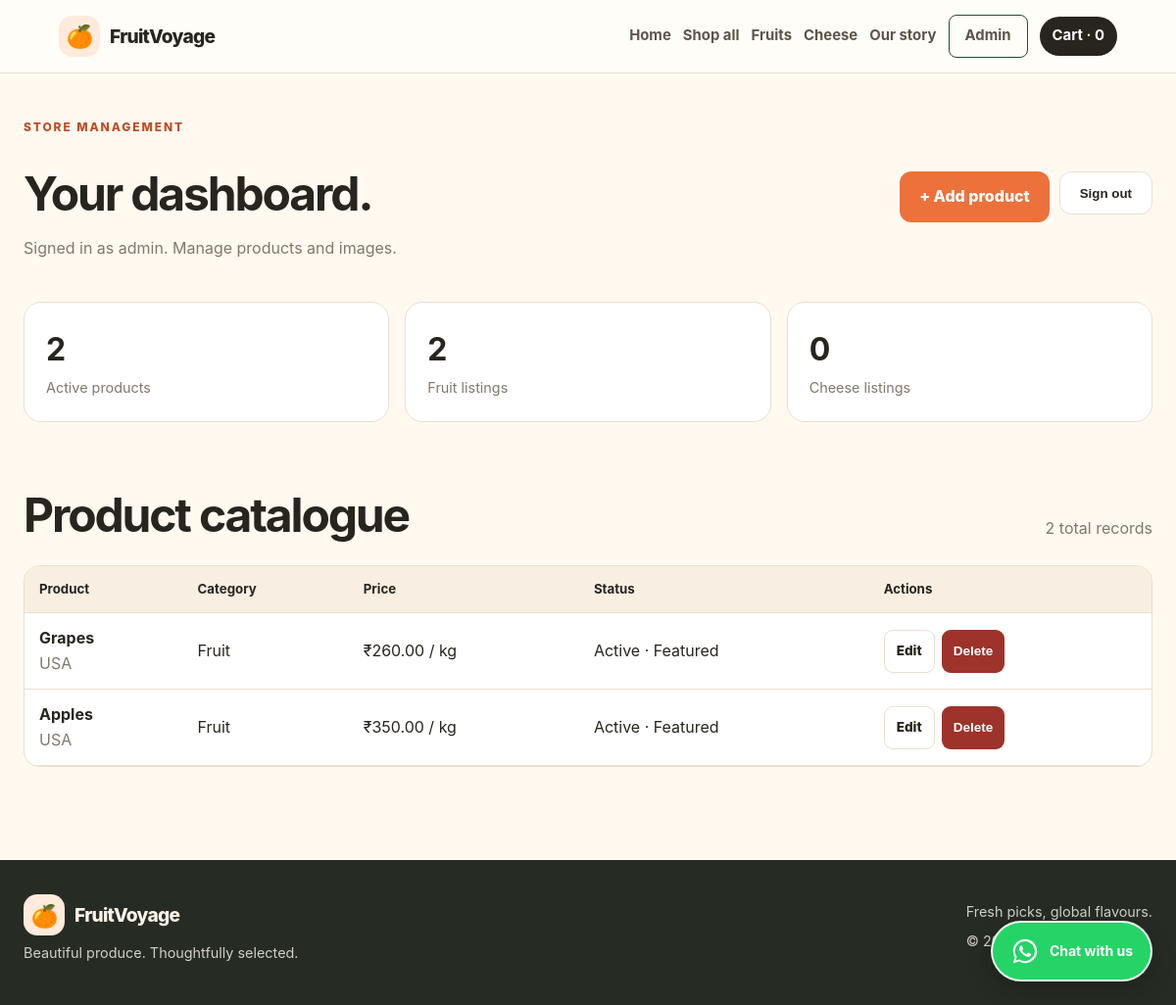
Before: /admin (signed in) with the older database file.
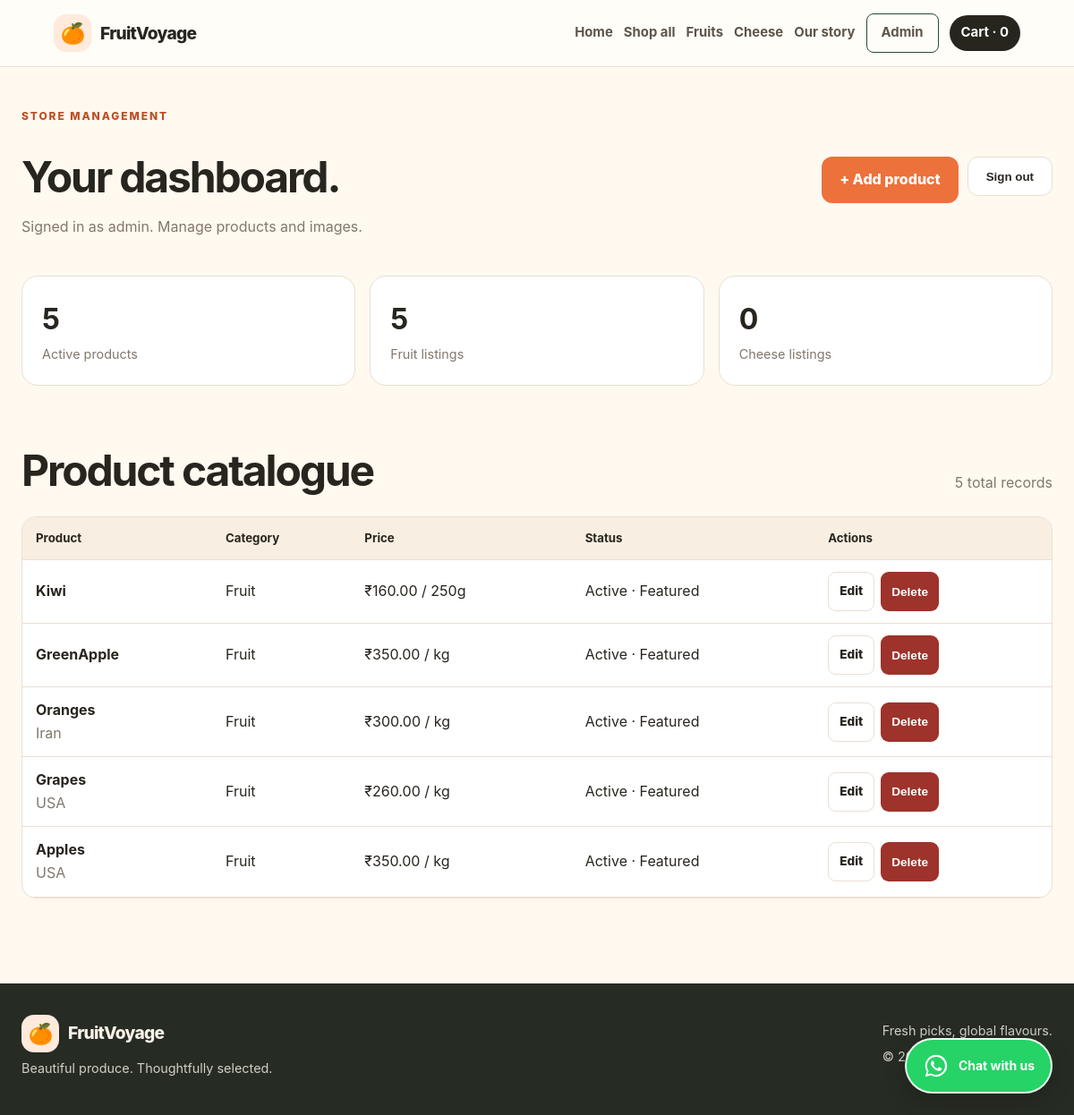
After: the same page with the newer database file.
### tables this page shows
CREATE TABLE products (
                id INTEGER PRIMARY KEY AUTOINCREMENT,
                name TEXT NOT NULL,
                category TEXT NOT NULL DEFAULT 'fruit',
                origin TEXT DEFAULT '',
                price REAL NOT NULL DEFAULT 0,
                unit TEXT NOT NULL DEFAULT 'kg',
                description TEXT DEFAULT '',
                image TEXT DEFAULT '',
                featured INTEGER NOT NULL DEFAULT 0,
                active INTEGER NOT NULL DEFAULT 1
            );

### app.py (the view)
@app.route("/admin")
@admin_required
def admin_dashboard():
    with connect_db() as con:
        products = con.execute("""
            SELECT *
            FROM products
            ORDER BY id DESC
        """).fetchall()
        active_count = con.execute("""
            SELECT COUNT(*)
            FROM products
            WHERE active = 1
        """).fetchone()[0]
        fruit_count = con.execute("""
            SELECT COUNT(*)
            FROM products
            WHERE active = 1 AND category = 'fruit'
        """).fetchone()[0]
        cheese_count = con.execute("""
            SELECT COUNT(*)
            FROM products
            WHERE active = 1 AND category = 'cheese'
        """).fetchone()[0]
    return render_template(
        "admin_dashboard.html",
        products=products,
        active_count=active_count,
        fruit_count=fruit_count,
        cheese_count=cheese_count
    )

### app.py (called while the page is built)
def connect_db():
    con = sqlite3.connect(DB_PATH)
    con.row_factory = sqlite3.Row
    return con

def admin_required(fn):
    @wraps(fn)
    def wrapper(*args, **kwargs):
        if not session.get("admin_id"):
            return redirect(
                url_for("admin_login", next=request.path)
            )
        return fn(*args, **kwargs)
    return wrapper

@app.context_processor
def inject_cart_count():
    cart = session.get("cart", {})
    return {
        "cart_count": sum(cart.values())
    }

### templates/admin_dashboard.html (shortened to what this page needs)
{% extends "base.html" %}
{% block body %}
<main class="container admin-shell">
    <div class="admin-top">
        <div>
            <div class="eyebrow">Store management</div>
            <h1 style="font-size: clamp(2.2rem, 4vw, 3.5rem);
                       margin-bottom: 5px">
                Your dashboard.
            </h1>
            <p class="muted">
                Signed in as {{ session.get('admin_username') }}.
                Manage products and images.
            </p>
        </div>
        <div style="display: flex; gap: 10px; flex-wrap: wrap">
            <a class="btn"
               href="{{ url_for('admin_product_form') }}">
                + Add product
            </a>
            <form method="post"
                  action="{{ url_for('admin_logout') }}">
                <button class="btn secondary" type="submit">
                    Sign out
                </button>
            </form>
        </div>
    </div>
    <div class="admin-stats">
        <div class="stat">
            <strong>{{ active_count }}</strong>
            <span>Active products</span>
        </div>
        <div class="stat">
            <strong>{{ fruit_count }}</strong>
            <span>Fruit listings</span>
        </div>
        <div class="stat">
            <strong>{{ cheese_count }}</strong>
            <span>Cheese listings</span>
        </div>
    </div>
    <div class="section-head">
        <h2>Product catalogue</h2>
        <span class="muted">
            {{ products|length }} total records
        </span>
    </div>
    <div class="admin-table-wrap">
        <table class="admin-table">
            <thead>
                <tr>
                    <th>Product</th>
                    <th>Category</th>
                    <th>Price</th>
                    <th>Status</th>
                    <th>Actions</th>
                </tr>
            </thead>
            <tbody>
                {% for p in products %}
                <tr>
                    <td>
                        <strong>{{ p['name'] }}</strong>
                        <div class="muted">{{ p['origin'] }}</div>
                    </td>
                    <td>{{ p['category']|capitalize }}</td>
                    <td>
                        ₹{{ '%.2f'|format(p['price']) }}
                        / {{ p['unit'] }}
                    </td>
                    <td>
                        {{ 'Active' if p['active'] else 'Hidden' }}
                        {% if p['featured'] %}
                            · Featured
                        {% endif %}
                    </td>
                    <td>
                        <div class="admin-actions">
                            <a class="btn secondary small"
                               href="{{ url_for(
                                   'admin_product_form',
                                   product_id=p['id']
                               ) }}">
                                Edit
                            </a>
                            <form method="post"
                                  action="{{ url_for(
                                      'admin_delete_product',
                                      product_id=p['id']
                                  ) }}"
                                  onsubmit="return confirm(
                                      'Permanently delete this product?'
                                  )">
                                <button class="btn danger small"
                                        type="submit">
                                    Delete
                                </button>
                            </form>
                        </div>
                    </td>
                </tr>
                {% else %}
                <tr>
                    <td colspan="5">
                        No products yet. Add your first product.
                    </td>
                </tr>
                {% endfor %}
            </tbody>
        </table>
    </div>
</main>
{% endblock %}

### templates/base.html (shortened to what this page needs)
<!doctype html>
<html lang="en">
<head>
    <link rel="stylesheet"
          href="{{ url_for('static', filename='style.css') }}">
</head>
<body>
<header class="site-header">
    <a class="brand" href="{{ url_for('home') }}">
        <span class="brand-mark">🍊</span>
        <span>FruitVoyage</span>
    </a>
    <nav class="nav">
    <a href="{{ url_for('home') }}">Home</a>
    <a href="{{ url_for('shop') }}">Shop all</a>
    <a href="{{ url_for('shop', category='fruit') }}">Fruits</a>
    <a href="{{ url_for('shop', category='cheese') }}">Cheese</a>
    <a href="{{ url_for('about') }}">Our story</a>
    <a class="admin-link" href="{{ url_for('admin_login') }}">
        Admin
    </a>
    <a class="cart-pill" href="{{ url_for('cart') }}">
        Cart · {{ cart_count }}
    </a>
</nav>
</header>
{% block body %}{% endblock %}
<footer class="site-footer">
    <div class="container footer-inner">
        <div>
            <a class="brand" href="{{ url_for('home') }}">
                <span class="brand-mark">🍊</span>
                <span>FruitVoyage</span>
            </a>
            <p>Beautiful produce. Thoughtfully selected.</p>
        </div>
        <div>
            <p>Fresh picks, global flavours.</p>
            <p>© 2026 FruitVoyage</p>
        </div>
    </div>
</footer>
<a
    href="https://wa.me/917798070377?text=Hello%20Fine%20Imports!%20I%20would%20like%20to%20know%20more%20about%20your%20products."
    class="whatsapp-float"
    target="_blank"
    rel="noopener noreferrer"
    aria-label="Chat with FruitVoyage on WhatsApp"
    title="Chat with us on WhatsApp"
>
    <span class="whatsapp-label">Chat with us</span>
</a>
</body>
</html>

Changed rows visible on the page:
added products: name "Kiwi", category "Fruit", price "160.00", unit "250g", active "Active", featured "· Featured"
added products: name "GreenApple", category "Fruit", price "350.00", unit "kg", active "Active", featured "· Featured"
added products: name "Oranges", origin "Iran", category "Fruit", price "300.00", unit "kg", active "Active", featured "· Featured"
Other visible differences:
{{ active_count }}: "2" → "5"
{{ fruit_count }}: "2" → "5"
{{ products|length }}: "2" → "5"
